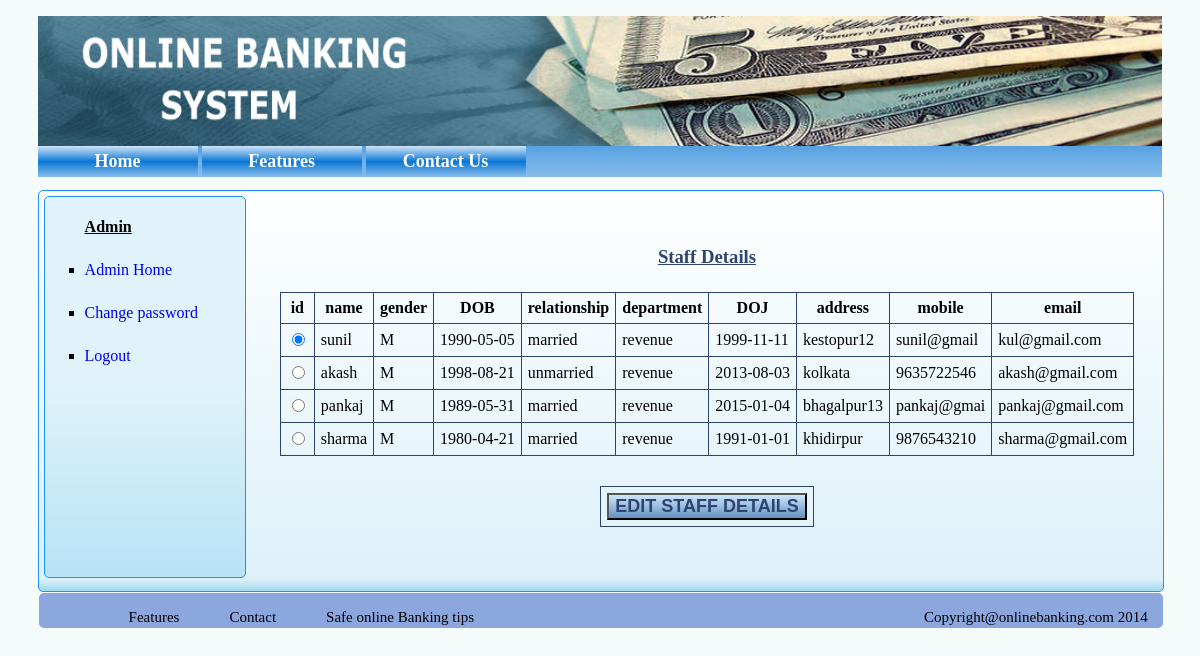
The app's page /display_staff.php (signed in) with its own data.
### tables this page shows
CREATE TABLE IF NOT EXISTS `staff` (
`id` int(5) NOT NULL,
  `name` varchar(255) NOT NULL,
  `dob` date NOT NULL,
  `relationship` varchar(255) NOT NULL,
  `department` varchar(255) NOT NULL,
  `doj` date NOT NULL,
  `address` varchar(255) NOT NULL,
  `mobile` varchar(11) NOT NULL,
  `email` varchar(255) NOT NULL,
  `pwd` varchar(32) NOT NULL,
  `gender` char(1) NOT NULL,
  `lastlogin` datetime NOT NULL
);

### display_staff.php (the view, shortened to what this page needs)
<!DOCTYPE html>
<?php
include '_inc/dbconn.php';
$sql="SELECT * FROM `staff`";
$result=  mysqli_query($conn,$sql) or die(mysqli_error($conn));
$sql_min="SELECT MIN(id) from staff";
$result_min=  mysqli_query($conn,$sql_min);
$rws_min=  mysqli_fetch_array($result_min);
?>
<!DOCTYPE html>
<html>
    <head>
        <link rel="stylesheet" href="newcss.css">
    </head>
    <?php include 'header.php' ?>
    <div class="displaystaff_content">
       <?php include 'admin_navbar.php'?>
                    <div class="displaystaff">
                <form action="editstaff.php" method="POST">
                    <table align="center">
                        <caption align='center' style='color:#2E4372'><h3><u>Staff Details</u></h3></caption>
                        <th>id</th>
                        <th>name</th>
                        <th>gender</th>
                        <th>DOB</th>
                        <th>relationship</th>
                        <th>department</th>
                        <th>DOJ</th>
                        <th>address</th>
                        <th>mobile</th>
                        <th>email</th>
                        <?php
                        while($rws=  mysqli_fetch_array($result)){
                            echo "<tr><td><input type='radio' name='staff_id' value=".$rws[0];
                            if($rws[0]==$rws_min[0]) echo' checked';
                            echo " /></td>";
                            echo "<td>".$rws[1]."</td>";
                            echo "<td>".$rws[10]."</td>";
                            echo "<td>".$rws[2]."</td>";
                            echo "<td>".$rws[3]."</td>";
                            echo "<td>".$rws[4]."</td>";
                            echo "<td>".$rws[5]."</td>";
                            echo "<td>".$rws[6]."</td>";
                            echo "<td>".$rws[7]."</td>";
                            echo "<td>".$rws[8]."</td>";
                            echo "</tr>";
                        }
                        ?>
                    </table>
                    <table align="center" id='button'>
                        <tr>
                            <td><input type="submit" name="submit1_id" value="EDIT STAFF DETAILS" class='addstaff_button' ></td>
                        </tr>
                    </table>
                    </form>
</div>
          <?php include 'footer.php';?>
    </body>
</html>

### newcss.css (style rules this page uses)
body { background-color:#F9F6F4; background-color:#F5FAFA; font-family:verdana; }
.left_panel p,h3 { padding:6px; }
.right_panel p,h3 { padding:6px; }
.addstaff_button { background: linear-gradient(to bottom, rgba(207,231,250,1) 0%,rgba(99,147,193,1) 98%,rgba(99,147,193,1) 100%); font-size:18px; color:#2E4372; font-weight: bold; cursor:pointer; }
.displaystaff_content { height:400px; width:100%; border:1px solid dodgerblue; border-radius:5px; background: linear-gradient(to bottom, rgba(254,255,255,1) 0%,rgba(221,241,249,1) 97%,rgba(160,216,239,1) 100%); }
.displaystaff_content table { margin-top:30px; }

### display_staff.php (style rules this page uses)
.displaystaff_content table,th,td { padding:6px; border: 1px solid #2E4372; border-collapse: collapse; }
#button { border:none; }

### records on screen
staff: staff_id "☑", name "sunil", gender "M", dob "1990-05-05", relationship "married", department "revenue", doj "1999-11-11", address "kestopur12", mobile "sunil@gmail", email "kul@gmail.com"
staff: name "akash", gender "M", dob "1998-08-21", relationship "unmarried", department "revenue", doj "2013-08-03", address "kolkata", mobile "9635722546", email "akash@gmail.com"
staff: name "pankaj", gender "M", dob "1989-05-31", relationship "married", department "revenue", doj "2015-01-04", address "bhagalpur13", mobile "pankaj@gmai", email "pankaj@gmail.com"
staff: name "sharma", gender "M", dob "1980-04-21", relationship "married", department "revenue", doj "1991-01-01", address "khidirpur", mobile "9876543210", email "sharma@gmail.com"
